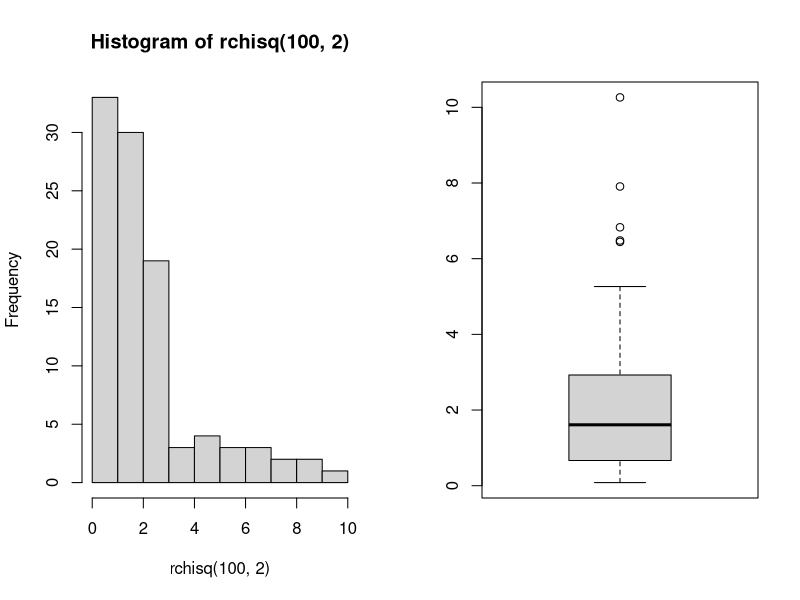

Reproduce this figure in R.
## ---- chunk 1
1 + 1

x <- rchisq(100,2)

op <- par(mfrow = c(1,2))
hist(rchisq(100,2))
boxplot(x)
par(op)
## ---- chunk 2
#| echo: false
2 * 2
